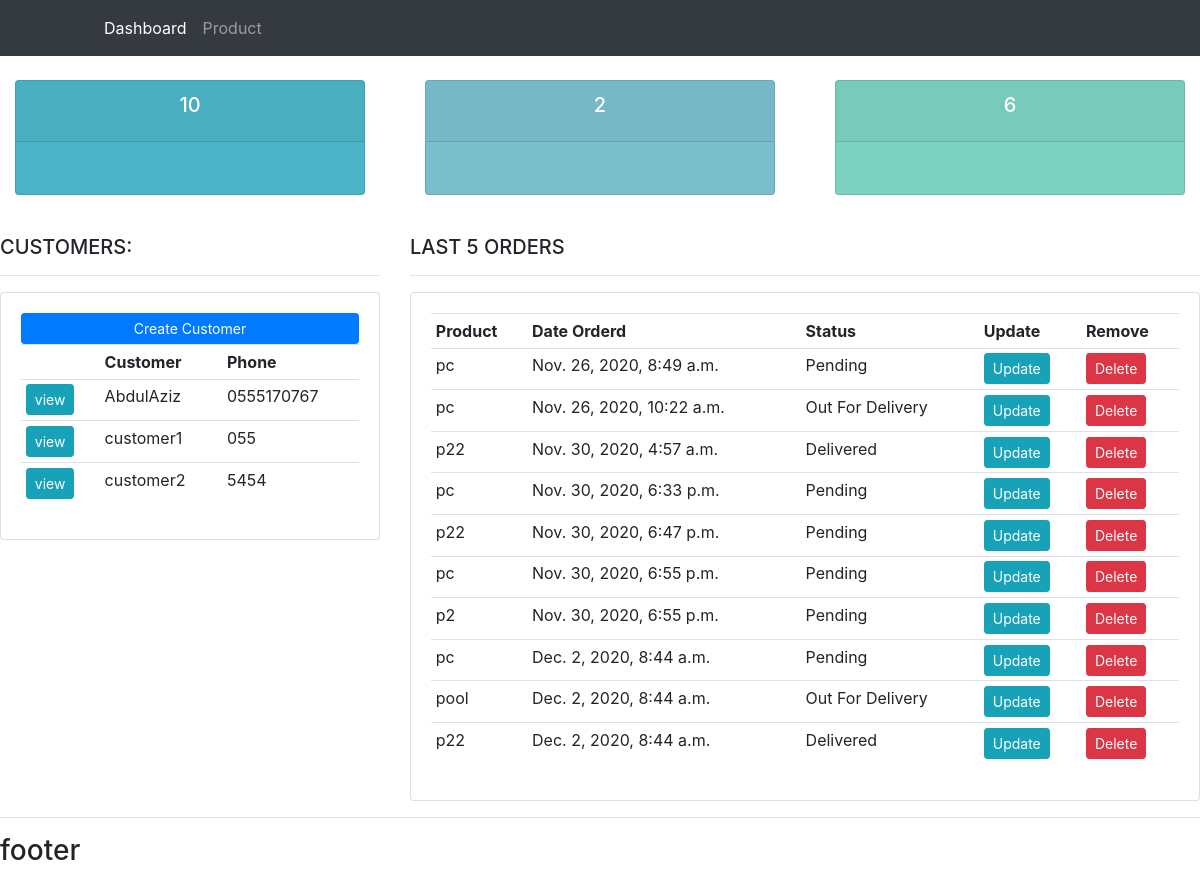
The page / on the database its author committed.
### accounts/models.py (models this page shows, shortened)
class Customer(models.Model):
    name = models.CharField(max_length=20,null=True)
    phone = models.CharField(max_length=20,null=True)
    email = models.EmailField(max_length=50,null=True)
    date_created = models.DateTimeField(auto_now_add=True)

class Order(models.Model):
    STATUS=(
        ('Pending','Pending'),
        ('Out For Delivery','Out For Delivery'),
        ('Delivered','Delivered'),
    )
    customer = models.ForeignKey(Customer,null=True, on_delete=models.SET_NULL)
    product = models.ForeignKey(Product,null=True, on_delete=models.SET_NULL)
    status = models.CharField(max_length = 150,null=True,choices=STATUS)
    date_created = models.DateTimeField(auto_now_add=True,null=True)
    note = models.CharField(max_length=1000,null=True)

class Product(models.Model):
    CATEGORY=(
        ('Indoor','Indoor'),
        ('Outdoor','Outdoor'),
    )
    name = models.CharField(max_length = 200,null=True)
    price = models.FloatField(null=True)
    category = models.CharField(max_length = 200,null=True,choices=CATEGORY)
    description = models.CharField(max_length = 200,null=True,blank=True)
    date_created = models.DateTimeField(auto_now_add=True,null=True)
    tags = models.ManyToManyField(Tag)
    def __str__(self):
        return self.name

### accounts/views.py (the view)
# urls.py: path('', views.home, name='home'),
def home(request):
    orders = Order.objects.all()
    customers = Customer.objects.all()
    total_customers = customers.count()
    total_order = orders.count()
    delivered = orders.filter(status='Delivered').count()
    pinding  = orders.filter(status='Pending').count()
    context = {
        'orders' :orders,
        'customers' :customers,
        'total_customers':total_customers,
        'total_order':total_order,
        'delivered':delivered,
        'pinding':pinding,
        }
    return render(request,'accounts/dashboard.html', context)

### templates/accounts/dashboard.html
{%  extends 'accounts/main.html' %}
{% block content %}
{%  include 'accounts/status.html' %}
<br>
<div class="row">
	<div class="col-md-4">
		<h5>CUSTOMERS:</h5>
		<hr>
		<div class="card card-body">
			<a class="btn btn-primary  btn-sm btn-block" href="">Create Customer</a>
			<table class="table table-sm">
				<tr>
					<th></th>
					<th>Customer</th>
					<th>Phone</th>
				</tr>
				{% for customer in customers %}
					<tr>
						<td><a class="btn btn-sm btn-info" href="{% url 'customer' customer.id %}">view</a></td>
						<td>{{customer.name}}</td>
						<td>{{customer.phone}}</td>
					</tr>
				{% endfor %}
			</table>
		</div>
	</div>
	<div class="col-md-8">
		<h5>LAST 5 ORDERS</h5>
		<hr>
		<div class="card card-body">
			<table class="table table-sm">
				<tr>
					<th>Product</th>
					<th>Date Orderd</th>
					<th>Status</th>
					<th>Update</th>
					<th>Remove</th>
				</tr>
				{% for order in orders %}
					<tr>
						<td>{{order.product}}</td>
						<td>{{order.date_created}}</td>
						<td>{{order.status}}</td>
						<td><a class="btn btn-sm btn-info" href="{% url 'update_order' order.id %}">Update</a></td>
						<td><a class="btn btn-sm btn-danger" href="{% url 'delete_order' order.id %}">Delete</a></td>
					</tr>
				{% endfor %}
			</table>
		</div>
	</div>
</div>
{% endblock %}

### static/css/main.css (style rules this page uses)
body { background-color: #ebeff5; }

### rows shown on the page
Customer: name "AbdulAziz", phone "0555170767"
Customer: name "customer1", phone "055"
Customer: name "customer2", phone "5454"
Order: product "pc", date_created "Nov. 26, 2020, 8:49 a.m.", status "Pending"
Order: product "pc", date_created "Nov. 26, 2020, 10:22 a.m.", status "Out For Delivery"
Order: product "p22", date_created "Nov. 30, 2020, 4:57 a.m.", status "Delivered"
Order: product "pc", date_created "Nov. 30, 2020, 6:33 p.m.", status "Pending"
Order: product "p22", date_created "Nov. 30, 2020, 6:47 p.m.", status "Pending"
Order: product "pc", date_created "Nov. 30, 2020, 6:55 p.m.", status "Pending"
Order: product "p2", date_created "Nov. 30, 2020, 6:55 p.m.", status "Pending"
Order: product "pc", date_created "Dec. 2, 2020, 8:44 a.m.", status "Pending"
Order: product "pool", date_created "Dec. 2, 2020, 8:44 a.m.", status "Out For Delivery"
Order: product "p22", date_created "Dec. 2, 2020, 8:44 a.m.", status "Delivered"

### other values the page prints
{{ total_order }} "10"
{{ delivered }} "2"
{{ pinding }} "6"
